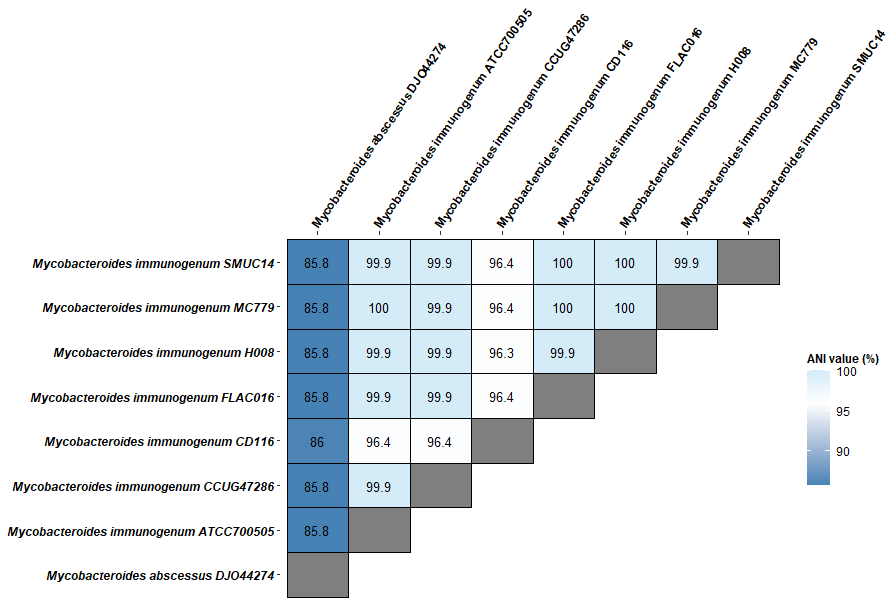

Write the R code that produced this figure.
library(ggplot2)

ANI = read.csv("ANI.csv", header=TRUE, dec = ".")
black.bold.italic.text <- element_text(face = "bold.italic", color = "black", size = "9")
black.bold.italic.text2 <- element_text(face = "bold.italic", color = "black", size = "9")
black.bold.text <- element_text(face = "bold", color = "black", size = "9", angle = 55, vjust=2.5, hjust = 0)
black.bold <- element_text(face = "bold", color = "black", size = 9)
p <- ggplot(data = ANI, aes(Var2, Var1)) + theme_bw() + theme(axis.text.y = black.bold.italic.text2,
                                                              axis.text.x = black.bold.text, axis.title.y = element_blank(), axis.title.x = element_blank(),legend.title =
                                                                black.bold, panel.grid.major = element_blank(), panel.grid.minor = element_blank(),panel.border =
                                                                element_blank())+ scale_x_discrete(position = "top") + geom_tile(aes(fill = value), colour = "black") +
  geom_text(aes(label = round(value, 4)), size = 3.5) + scale_fill_gradient2(low = "steelblue", high = "skyblue", mid = "white", midpoint = 96)

p + labs(fill = "ANI value (%)")
